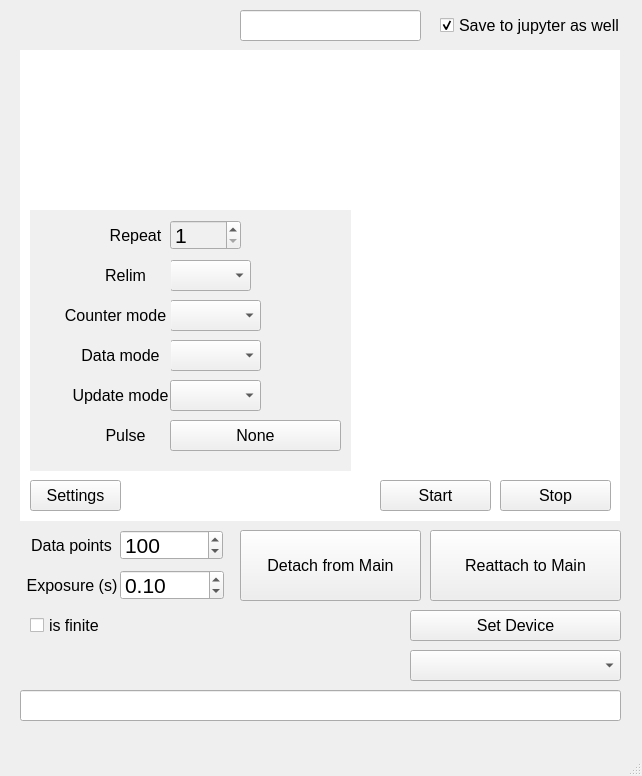
<?xml version="1.0" encoding="UTF-8"?>
<ui version="4.0">
 <class>MainWindow</class>
 <widget class="QMainWindow" name="MainWindow">
  <property name="geometry">
   <rect>
    <x>0</x>
    <y>0</y>
    <width>642</width>
    <height>776</height>
   </rect>
  </property>
  <property name="windowTitle">
   <string>MainWindow</string>
  </property>
  <widget class="QWidget" name="centralwidget">
   <widget class="QCheckBox" name="checkBox_log">
    <property name="geometry">
     <rect>
      <x>440</x>
      <y>10</y>
      <width>181</width>
      <height>31</height>
     </rect>
    </property>
    <property name="font">
     <font>
      <family>Arial</family>
      <pointsize>12</pointsize>
     </font>
    </property>
    <property name="layoutDirection">
     <enum>Qt::LeftToRight</enum>
    </property>
    <property name="text">
     <string>Save to jupyter as well</string>
    </property>
    <property name="checked">
     <bool>true</bool>
    </property>
   </widget>
   <widget class="QLineEdit" name="lineEdit_save">
    <property name="geometry">
     <rect>
      <x>240</x>
      <y>10</y>
      <width>181</width>
      <height>31</height>
     </rect>
    </property>
    <property name="font">
     <font>
      <family>Arial</family>
      <pointsize>12</pointsize>
     </font>
    </property>
   </widget>
   <widget class="QWidget" name="widget_figure_Live_outer" native="true">
    <property name="geometry">
     <rect>
      <x>20</x>
      <y>50</y>
      <width>600</width>
      <height>471</height>
     </rect>
    </property>
    <property name="styleSheet">
     <string notr="true">#widget_figure_Live_outer {
    background-color: #FFFFFF;
}
</string>
    </property>
    <widget class="QWidget" name="widget_figure_Live" native="true">
     <property name="geometry">
      <rect>
       <x>0</x>
       <y>0</y>
       <width>601</width>
       <height>421</height>
      </rect>
     </property>
    </widget>
    <widget class="QPushButton" name="pushButton_stop_Live">
     <property name="geometry">
      <rect>
       <x>480</x>
       <y>430</y>
       <width>111</width>
       <height>31</height>
      </rect>
     </property>
     <property name="font">
      <font>
       <family>Arial</family>
       <pointsize>12</pointsize>
      </font>
     </property>
     <property name="text">
      <string>Stop</string>
     </property>
    </widget>
    <widget class="QPushButton" name="collapseButton_Live">
     <property name="geometry">
      <rect>
       <x>10</x>
       <y>430</y>
       <width>91</width>
       <height>31</height>
      </rect>
     </property>
     <property name="font">
      <font>
       <family>Arial</family>
       <pointsize>12</pointsize>
       <weight>50</weight>
       <bold>false</bold>
      </font>
     </property>
     <property name="text">
      <string>Settings</string>
     </property>
    </widget>
    <widget class="QWidget" name="contentWidget_Live" native="true">
     <property name="geometry">
      <rect>
       <x>10</x>
       <y>160</y>
       <width>321</width>
       <height>261</height>
      </rect>
     </property>
     <property name="styleSheet">
      <string notr="true">background-color: #F0F0F0;

</string>
     </property>
     <widget class="QLabel" name="label_repeat_Live">
      <property name="geometry">
       <rect>
        <x>70</x>
        <y>10</y>
        <width>71</width>
        <height>31</height>
       </rect>
      </property>
      <property name="font">
       <font>
        <family>Arial</family>
        <pointsize>12</pointsize>
       </font>
      </property>
      <property name="text">
       <string>Repeat</string>
      </property>
      <property name="alignment">
       <set>Qt::AlignCenter</set>
      </property>
     </widget>
     <widget class="QDoubleSpinBox" name="doubleSpinBox_repeat_Live">
      <property name="geometry">
       <rect>
        <x>140</x>
        <y>10</y>
        <width>71</width>
        <height>30</height>
       </rect>
      </property>
      <property name="font">
       <font>
        <family>Arial</family>
        <pointsize>16</pointsize>
       </font>
      </property>
      <property name="decimals">
       <number>0</number>
      </property>
      <property name="minimum">
       <double>1.000000000000000</double>
      </property>
      <property name="maximum">
       <double>1000.000000000000000</double>
      </property>
      <property name="singleStep">
       <double>1.000000000000000</double>
      </property>
      <property name="value">
       <double>1.000000000000000</double>
      </property>
     </widget>
     <widget class="QComboBox" name="comboBox_relim_Live">
      <property name="enabled">
       <bool>true</bool>
      </property>
      <property name="geometry">
       <rect>
        <x>140</x>
        <y>50</y>
        <width>81</width>
        <height>31</height>
       </rect>
      </property>
      <property name="font">
       <font>
        <family>Arial</family>
        <pointsize>12</pointsize>
       </font>
      </property>
      <property name="editable">
       <bool>false</bool>
      </property>
      <property name="currentText">
       <string/>
      </property>
     </widget>
     <widget class="QLabel" name="label_relim_Live">
      <property name="geometry">
       <rect>
        <x>50</x>
        <y>50</y>
        <width>91</width>
        <height>31</height>
       </rect>
      </property>
      <property name="font">
       <font>
        <family>Arial</family>
        <pointsize>12</pointsize>
       </font>
      </property>
      <property name="text">
       <string>Relim</string>
      </property>
      <property name="alignment">
       <set>Qt::AlignCenter</set>
      </property>
     </widget>
     <widget class="QComboBox" name="comboBox_counter_mode_Live">
      <property name="enabled">
       <bool>true</bool>
      </property>
      <property name="geometry">
       <rect>
        <x>140</x>
        <y>90</y>
        <width>91</width>
        <height>31</height>
       </rect>
      </property>
      <property name="font">
       <font>
        <family>Arial</family>
        <pointsize>12</pointsize>
       </font>
      </property>
      <property name="editable">
       <bool>false</bool>
      </property>
      <property name="currentText">
       <string/>
      </property>
     </widget>
     <widget class="QLabel" name="label_25">
      <property name="geometry">
       <rect>
        <x>30</x>
        <y>90</y>
        <width>111</width>
        <height>31</height>
       </rect>
      </property>
      <property name="font">
       <font>
        <family>Arial</family>
        <pointsize>12</pointsize>
       </font>
      </property>
      <property name="text">
       <string>Counter mode</string>
      </property>
      <property name="alignment">
       <set>Qt::AlignCenter</set>
      </property>
     </widget>
     <widget class="QComboBox" name="comboBox_data_mode_Live">
      <property name="enabled">
       <bool>true</bool>
      </property>
      <property name="geometry">
       <rect>
        <x>140</x>
        <y>130</y>
        <width>91</width>
        <height>31</height>
       </rect>
      </property>
      <property name="font">
       <font>
        <family>Arial</family>
        <pointsize>12</pointsize>
       </font>
      </property>
      <property name="editable">
       <bool>false</bool>
      </property>
      <property name="currentText">
       <string/>
      </property>
     </widget>
     <widget class="QLabel" name="label_26">
      <property name="geometry">
       <rect>
        <x>40</x>
        <y>130</y>
        <width>101</width>
        <height>31</height>
       </rect>
      </property>
      <property name="font">
       <font>
        <family>Arial</family>
        <pointsize>12</pointsize>
       </font>
      </property>
      <property name="text">
       <string>Data mode</string>
      </property>
      <property name="alignment">
       <set>Qt::AlignCenter</set>
      </property>
     </widget>
     <widget class="QLabel" name="label_49">
      <property name="geometry">
       <rect>
        <x>50</x>
        <y>210</y>
        <width>91</width>
        <height>31</height>
       </rect>
      </property>
      <property name="font">
       <font>
        <family>Arial</family>
        <pointsize>12</pointsize>
       </font>
      </property>
      <property name="text">
       <string>Pulse</string>
      </property>
      <property name="alignment">
       <set>Qt::AlignCenter</set>
      </property>
     </widget>
     <widget class="QPushButton" name="pushButton_load_pulse_Live">
      <property name="geometry">
       <rect>
        <x>140</x>
        <y>210</y>
        <width>171</width>
        <height>31</height>
       </rect>
      </property>
      <property name="font">
       <font>
        <family>Arial</family>
        <pointsize>12</pointsize>
       </font>
      </property>
      <property name="text">
       <string>None</string>
      </property>
     </widget>
     <widget class="QLabel" name="label_50">
      <property name="geometry">
       <rect>
        <x>40</x>
        <y>170</y>
        <width>101</width>
        <height>31</height>
       </rect>
      </property>
      <property name="font">
       <font>
        <family>Arial</family>
        <pointsize>12</pointsize>
       </font>
      </property>
      <property name="text">
       <string>Update mode</string>
      </property>
      <property name="alignment">
       <set>Qt::AlignCenter</set>
      </property>
     </widget>
     <widget class="QComboBox" name="comboBox_update_mode_Live">
      <property name="enabled">
       <bool>true</bool>
      </property>
      <property name="geometry">
       <rect>
        <x>140</x>
        <y>170</y>
        <width>91</width>
        <height>31</height>
       </rect>
      </property>
      <property name="font">
       <font>
        <family>Arial</family>
        <pointsize>12</pointsize>
       </font>
      </property>
      <property name="editable">
       <bool>false</bool>
      </property>
      <property name="currentText">
       <string/>
      </property>
     </widget>
    </widget>
    <widget class="QPushButton" name="pushButton_start_Live">
     <property name="geometry">
      <rect>
       <x>360</x>
       <y>430</y>
       <width>111</width>
       <height>31</height>
      </rect>
     </property>
     <property name="font">
      <font>
       <family>Arial</family>
       <pointsize>12</pointsize>
      </font>
     </property>
     <property name="text">
      <string>Start</string>
     </property>
    </widget>
    <zorder>pushButton_stop_Live</zorder>
    <zorder>collapseButton_Live</zorder>
    <zorder>contentWidget_Live</zorder>
    <zorder>pushButton_start_Live</zorder>
    <zorder>widget_figure_Live</zorder>
   </widget>
   <widget class="QPushButton" name="pushButton_reattach">
    <property name="geometry">
     <rect>
      <x>430</x>
      <y>530</y>
      <width>191</width>
      <height>71</height>
     </rect>
    </property>
    <property name="font">
     <font>
      <family>Arial</family>
      <pointsize>12</pointsize>
     </font>
    </property>
    <property name="text">
     <string>Reattach to Main</string>
    </property>
   </widget>
   <widget class="QDoubleSpinBox" name="doubleSpinBox_many">
    <property name="geometry">
     <rect>
      <x>120</x>
      <y>530</y>
      <width>103</width>
      <height>30</height>
     </rect>
    </property>
    <property name="font">
     <font>
      <family>Arial</family>
      <pointsize>16</pointsize>
     </font>
    </property>
    <property name="decimals">
     <number>0</number>
    </property>
    <property name="minimum">
     <double>1.000000000000000</double>
    </property>
    <property name="maximum">
     <double>100000.000000000000000</double>
    </property>
    <property name="singleStep">
     <double>1.000000000000000</double>
    </property>
    <property name="value">
     <double>100.000000000000000</double>
    </property>
   </widget>
   <widget class="QLabel" name="label_16">
    <property name="geometry">
     <rect>
      <x>20</x>
      <y>530</y>
      <width>103</width>
      <height>31</height>
     </rect>
    </property>
    <property name="font">
     <font>
      <family>Arial</family>
      <pointsize>12</pointsize>
     </font>
    </property>
    <property name="text">
     <string>Data points</string>
    </property>
    <property name="alignment">
     <set>Qt::AlignCenter</set>
    </property>
   </widget>
   <widget class="QCheckBox" name="checkBox_is_finite">
    <property name="geometry">
     <rect>
      <x>30</x>
      <y>610</y>
      <width>171</width>
      <height>31</height>
     </rect>
    </property>
    <property name="font">
     <font>
      <family>Arial</family>
      <pointsize>12</pointsize>
     </font>
    </property>
    <property name="text">
     <string>is finite</string>
    </property>
   </widget>
   <widget class="QPushButton" name="pushButton_detach">
    <property name="geometry">
     <rect>
      <x>240</x>
      <y>530</y>
      <width>181</width>
      <height>71</height>
     </rect>
    </property>
    <property name="font">
     <font>
      <family>Arial</family>
      <pointsize>12</pointsize>
     </font>
    </property>
    <property name="text">
     <string>Detach from Main</string>
    </property>
   </widget>
   <widget class="QDoubleSpinBox" name="doubleSpinBox_exposure_Live">
    <property name="geometry">
     <rect>
      <x>120</x>
      <y>570</y>
      <width>104</width>
      <height>30</height>
     </rect>
    </property>
    <property name="font">
     <font>
      <family>Arial</family>
      <pointsize>16</pointsize>
     </font>
    </property>
    <property name="minimum">
     <double>0.010000000000000</double>
    </property>
    <property name="singleStep">
     <double>0.010000000000000</double>
    </property>
    <property name="value">
     <double>0.100000000000000</double>
    </property>
   </widget>
   <widget class="QLabel" name="label_15">
    <property name="geometry">
     <rect>
      <x>20</x>
      <y>570</y>
      <width>104</width>
      <height>31</height>
     </rect>
    </property>
    <property name="font">
     <font>
      <family>Arial</family>
      <pointsize>12</pointsize>
     </font>
    </property>
    <property name="text">
     <string>Exposure (s)</string>
    </property>
    <property name="alignment">
     <set>Qt::AlignCenter</set>
    </property>
   </widget>
   <widget class="QLineEdit" name="lineEdit_print">
    <property name="geometry">
     <rect>
      <x>20</x>
      <y>690</y>
      <width>601</width>
      <height>31</height>
     </rect>
    </property>
    <property name="font">
     <font>
      <family>Arial</family>
      <pointsize>12</pointsize>
     </font>
    </property>
   </widget>
   <widget class="QPushButton" name="pushButton_device_gui">
    <property name="geometry">
     <rect>
      <x>410</x>
      <y>610</y>
      <width>211</width>
      <height>31</height>
     </rect>
    </property>
    <property name="font">
     <font>
      <family>Arial</family>
      <pointsize>12</pointsize>
     </font>
    </property>
    <property name="text">
     <string>Set Device</string>
    </property>
    <property name="flat">
     <bool>false</bool>
    </property>
   </widget>
   <widget class="QComboBox" name="comboBox_device_gui">
    <property name="enabled">
     <bool>true</bool>
    </property>
    <property name="geometry">
     <rect>
      <x>410</x>
      <y>650</y>
      <width>211</width>
      <height>31</height>
     </rect>
    </property>
    <property name="font">
     <font>
      <family>Arial</family>
      <pointsize>12</pointsize>
     </font>
    </property>
    <property name="editable">
     <bool>false</bool>
    </property>
    <property name="currentText">
     <string/>
    </property>
   </widget>
  </widget>
  <widget class="QMenuBar" name="menubar">
   <property name="geometry">
    <rect>
     <x>0</x>
     <y>0</y>
     <width>642</width>
     <height>21</height>
    </rect>
   </property>
  </widget>
  <widget class="QStatusBar" name="statusbar"/>
 </widget>
 <resources/>
 <connections/>
</ui>
